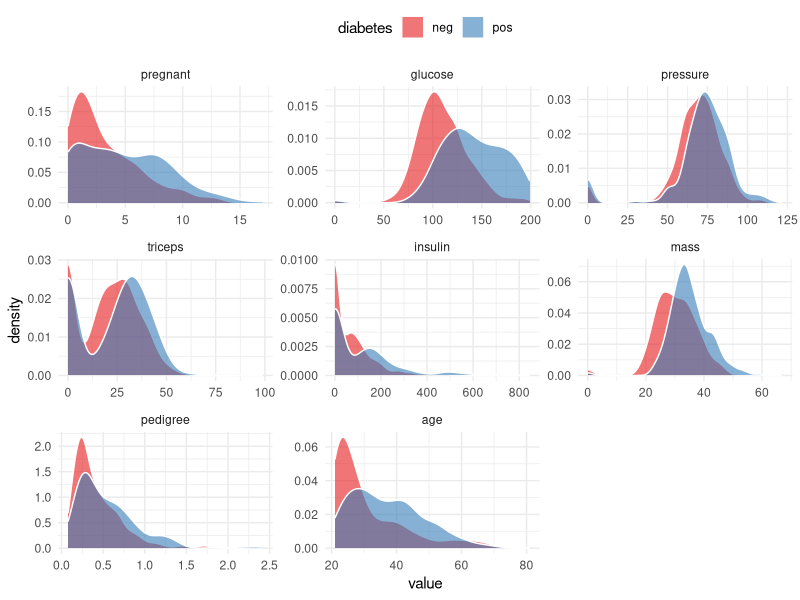
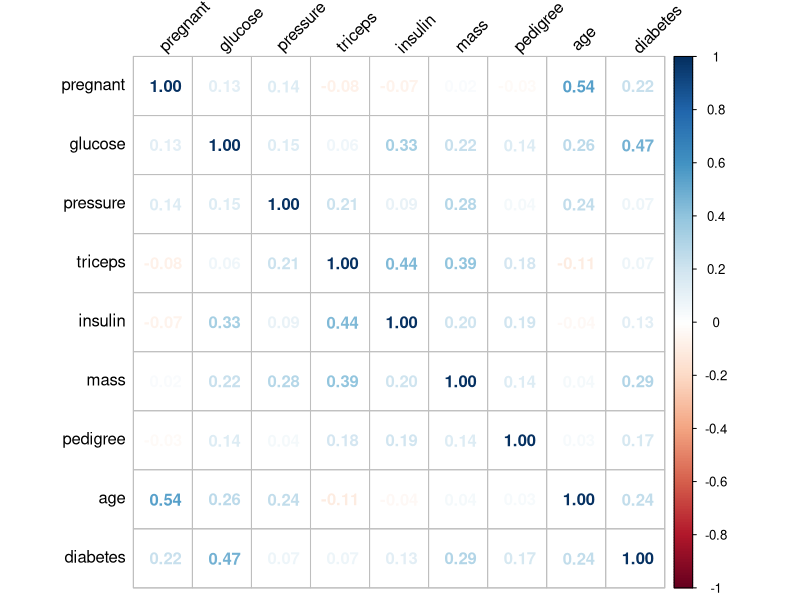
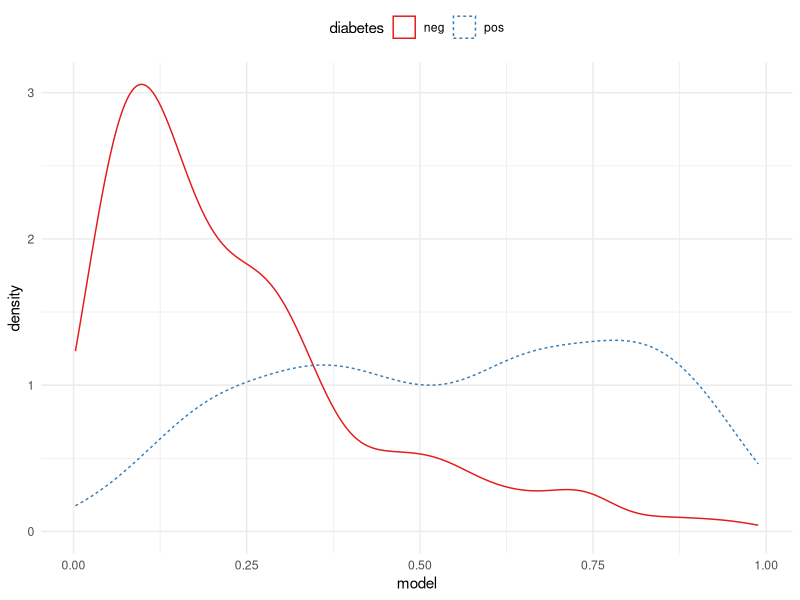
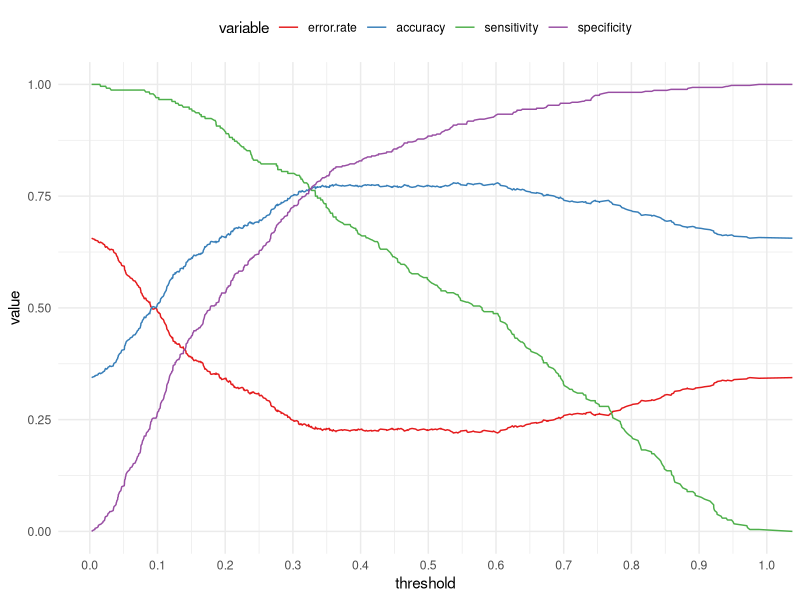
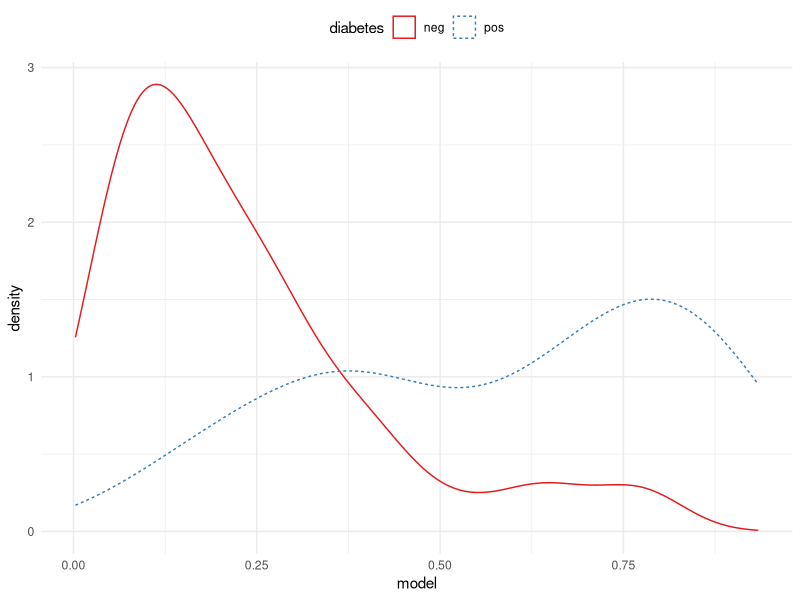

These charts were generated, in order, by the following R code:
library(ggplot2)
library(corrplot)
library(mlbench)
library(caret)
library(reshape2)
library(dplyr)
library(ROCR)

data("PimaIndiansDiabetes")
head(PimaIndiansDiabetes)
str(PimaIndiansDiabetes)
with(PimaIndiansDiabetes, table(diabetes))

melted <- melt(PimaIndiansDiabetes, id.var = 'diabetes')
ggplot(melted, aes(x = value, fill = diabetes)) +
  geom_density(color = 'white', alpha = 0.6, size = 0.5) + 
  facet_wrap(~ variable, scales = 'free') +
  theme_minimal() + scale_fill_brewer(palette = 'Set1') +
  theme(legend.position = 'top', legend.direction = 'horizontal')

# ImpVars1 <- c('pregnant', 'glucose', 'mass', 'age')

cor_mat <- cor(
  within(PimaIndiansDiabetes, 
         diabetes <- as.numeric(diabetes))) %>%
  round(digits = 2)
corrplot(cor_mat, method = 'number',
         tl.srt = 45, tl.col = 'black')
# ImpVars2 <- c('pregnant', 'glucose', 'mass', 'age')

glm_all <- glm(diabetes ~ ., data = PimaIndiansDiabetes,
    family = binomial(link = 'logit'))
summary(glm_all)
varImp(glm_all)
# ImpVars3 <- c('pregnant', 'glucose', 'pressure', 'mass', 'pedigree')

#######################################################
auc <- function(model, outcome) { 
  per <- performance(prediction(model, outcome == 'pos'),
                     "auc")
  as.numeric(per@y.values)
}
set.seed(13)
PimaIndiansDiabetes$split <- runif(nrow(PimaIndiansDiabetes))
training <- subset(PimaIndiansDiabetes, split <= 0.9)
test <- subset(PimaIndiansDiabetes, split > 0.9)
vars <- c('pregnant', 'glucose', 'pressure', 'mass', 'pedigree')

glm_model <- glm(diabetes ~ ., 
                 data = training[, c('diabetes', vars)],
                 family = binomial(link = 'logit')
                   )
summary(glm_model)

training$model <- predict(glm_model, training[, c('diabetes', vars)],
                          type = 'response')
ggplot(training, aes(x = model, color = diabetes, linetype = diabetes)) +
  geom_density() +
  theme_minimal() +
  theme(legend.position = 'top', legend.direction = 'horizontal') +
  scale_color_brewer(palette = 'Set1')

pred_object <- prediction(training$model, training$diabetes)
perf_object <- performance(pred_object, "sens", "spec")
sensitivity <- perf_object@y.values[[1]]
specificity <- perf_object@x.values[[1]]
acc <- performance(pred_object, "acc")
accuracy <- acc@y.values[[1]]
error.rate <- 1 - accuracy
threshold <- acc@x.values[[1]]
errors <- data.frame(cbind(threshold, 
                           cbind(error.rate, 
                                 cbind(accuracy, 
                                       cbind(sensitivity, specificity)))))

library(reshape)
error.data <- melt(errors, id.vars = "threshold")
ggplot(error.data, aes(x = threshold, y = value, 
                       col = variable)) + 
  geom_line() + scale_x_continuous(breaks = seq(0.0, 1, 0.1)) +
  theme_minimal() + 
  theme(legend.position = 'top', legend.direction = 'horizontal') +
  scale_color_brewer(palette = 'Set1')

with(training, mean(diabetes == ifelse(
  model >= 0.32, 'pos', 'neg'
)))

auc(training$model, training$diabetes)

test$model <- predict(glm_model, test[, c('diabetes', vars)],
                      type = 'response')

ggplot(test, aes(x = model, color = diabetes, linetype = diabetes)) +
  geom_density() +
  theme_minimal() +
  theme(legend.position = 'top', legend.direction = 'horizontal') +
  scale_color_brewer(palette = 'Set1') 

with(test, mean(diabetes == ifelse(
  model >= 0.32, 'pos', 'neg'
)))

auc(test$model, test$diabetes)
